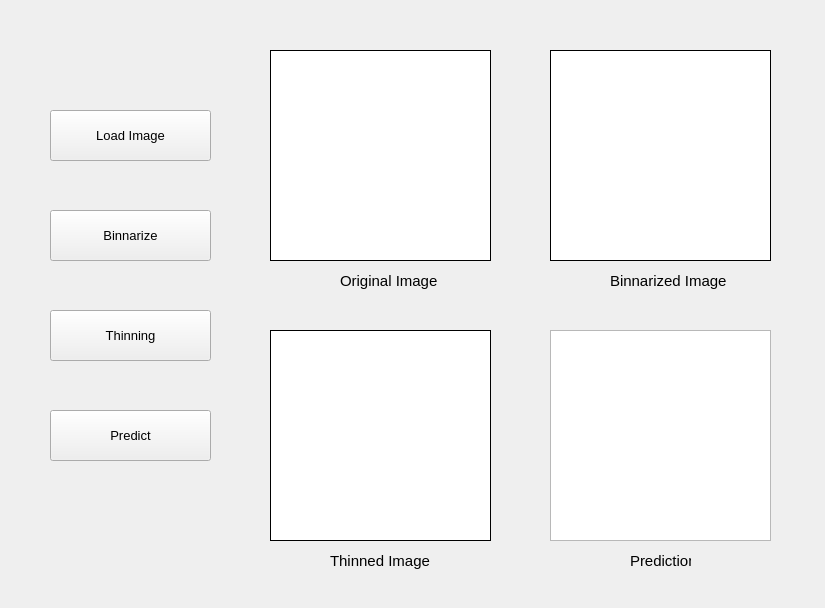
<?xml version="1.0" encoding="UTF-8"?>
<ui version="4.0">
 <author>Sanath Dinesh</author>
 <class>MainWindow</class>
 <widget class="QMainWindow" name="MainWindow">
  <property name="geometry">
   <rect>
    <x>0</x>
    <y>0</y>
    <width>825</width>
    <height>608</height>
   </rect>
  </property>
  <property name="font">
   <font>
    <weight>50</weight>
    <bold>false</bold>
   </font>
  </property>
  <property name="windowTitle">
   <string>IGHCR</string>
  </property>
  <property name="autoFillBackground">
   <bool>true</bool>
  </property>
  <widget class="QWidget" name="centralwidget">
   <widget class="QWidget" name="gridLayoutWidget">
    <property name="geometry">
     <rect>
      <x>270</x>
      <y>50</y>
      <width>221</width>
      <height>211</height>
     </rect>
    </property>
    <layout class="QGridLayout" name="gridLayout">
     <item row="0" column="0">
      <widget class="QLabel" name="lbl_originalImg">
       <property name="autoFillBackground">
        <bool>false</bool>
       </property>
       <property name="styleSheet">
        <string notr="true">background-color:rgb(255, 255, 255);
border: 0.5px solid black;</string>
       </property>
       <property name="text">
        <string/>
       </property>
       <property name="scaledContents">
        <bool>true</bool>
       </property>
       <property name="alignment">
        <set>Qt::AlignCenter</set>
       </property>
      </widget>
     </item>
    </layout>
   </widget>
   <widget class="QWidget" name="gridLayoutWidget_2">
    <property name="geometry">
     <rect>
      <x>550</x>
      <y>50</y>
      <width>221</width>
      <height>211</height>
     </rect>
    </property>
    <layout class="QGridLayout" name="gridLayout_2">
     <item row="0" column="0">
      <widget class="QLabel" name="lbl_binnarizeImg">
       <property name="styleSheet">
        <string notr="true">background-color:rgb(255, 255, 255);
border: 0.5px solid black;</string>
       </property>
       <property name="text">
        <string/>
       </property>
       <property name="scaledContents">
        <bool>true</bool>
       </property>
       <property name="alignment">
        <set>Qt::AlignCenter</set>
       </property>
      </widget>
     </item>
    </layout>
   </widget>
   <widget class="QWidget" name="gridLayoutWidget_4">
    <property name="geometry">
     <rect>
      <x>550</x>
      <y>330</y>
      <width>221</width>
      <height>211</height>
     </rect>
    </property>
    <layout class="QGridLayout" name="gridLayout_4">
     <item row="0" column="0">
      <widget class="QTextEdit" name="txt_predictedImg">
       <property name="sizePolicy">
        <sizepolicy hsizetype="Expanding" vsizetype="Minimum">
         <horstretch>0</horstretch>
         <verstretch>0</verstretch>
        </sizepolicy>
       </property>
       <property name="font">
        <font>
         <pointsize>112</pointsize>
        </font>
       </property>
       <property name="styleSheet">
        <string notr="true"/>
       </property>
       <property name="locale">
        <locale language="Gujarati" country="India"/>
       </property>
       <property name="inputMethodHints">
        <set>Qt::ImhNone</set>
       </property>
       <property name="readOnly">
        <bool>false</bool>
       </property>
       <property name="html">
        <string>&lt;!DOCTYPE HTML PUBLIC &quot;-//W3C//DTD HTML 4.0//EN&quot; &quot;http://www.w3.org/TR/REC-html40/strict.dtd&quot;&gt;
&lt;html&gt;&lt;head&gt;&lt;meta name=&quot;qrichtext&quot; content=&quot;1&quot; /&gt;&lt;style type=&quot;text/css&quot;&gt;
p, li { white-space: pre-wrap; }
&lt;/style&gt;&lt;/head&gt;&lt;body style=&quot; font-family:'MS Shell Dlg 2'; font-size:112pt; font-weight:400; font-style:normal;&quot;&gt;
&lt;p align=&quot;center&quot; style=&quot;-qt-paragraph-type:empty; margin-top:0px; margin-bottom:0px; margin-left:0px; margin-right:0px; -qt-block-indent:0; text-indent:0px; font-size:118pt;&quot;&gt;&lt;br /&gt;&lt;/p&gt;&lt;/body&gt;&lt;/html&gt;</string>
       </property>
      </widget>
     </item>
    </layout>
   </widget>
   <widget class="QLabel" name="label">
    <property name="geometry">
     <rect>
      <x>340</x>
      <y>270</y>
      <width>101</width>
      <height>21</height>
     </rect>
    </property>
    <property name="font">
     <font>
      <pointsize>11</pointsize>
     </font>
    </property>
    <property name="text">
     <string>Original Image</string>
    </property>
   </widget>
   <widget class="QLabel" name="label_2">
    <property name="geometry">
     <rect>
      <x>610</x>
      <y>270</y>
      <width>121</width>
      <height>21</height>
     </rect>
    </property>
    <property name="font">
     <font>
      <pointsize>11</pointsize>
     </font>
    </property>
    <property name="text">
     <string>Binnarized Image</string>
    </property>
   </widget>
   <widget class="QLabel" name="label_3">
    <property name="geometry">
     <rect>
      <x>330</x>
      <y>550</y>
      <width>101</width>
      <height>21</height>
     </rect>
    </property>
    <property name="font">
     <font>
      <pointsize>11</pointsize>
     </font>
    </property>
    <property name="text">
     <string>Thinned Image</string>
    </property>
   </widget>
   <widget class="QLabel" name="label_4">
    <property name="geometry">
     <rect>
      <x>630</x>
      <y>550</y>
      <width>61</width>
      <height>21</height>
     </rect>
    </property>
    <property name="font">
     <font>
      <pointsize>11</pointsize>
     </font>
    </property>
    <property name="text">
     <string>Prediction</string>
    </property>
   </widget>
   <widget class="QPushButton" name="btn_loadImg">
    <property name="geometry">
     <rect>
      <x>50</x>
      <y>110</y>
      <width>161</width>
      <height>51</height>
     </rect>
    </property>
    <property name="font">
     <font>
      <pointsize>10</pointsize>
     </font>
    </property>
    <property name="cursor">
     <cursorShape>PointingHandCursor</cursorShape>
    </property>
    <property name="styleSheet">
     <string notr="true"/>
    </property>
    <property name="text">
     <string>Load Image</string>
    </property>
   </widget>
   <widget class="QPushButton" name="btn_binnarizeImg">
    <property name="geometry">
     <rect>
      <x>50</x>
      <y>210</y>
      <width>161</width>
      <height>51</height>
     </rect>
    </property>
    <property name="font">
     <font>
      <pointsize>10</pointsize>
     </font>
    </property>
    <property name="cursor">
     <cursorShape>PointingHandCursor</cursorShape>
    </property>
    <property name="text">
     <string>Binnarize</string>
    </property>
   </widget>
   <widget class="QPushButton" name="btn_thinningImg">
    <property name="geometry">
     <rect>
      <x>50</x>
      <y>310</y>
      <width>161</width>
      <height>51</height>
     </rect>
    </property>
    <property name="font">
     <font>
      <pointsize>10</pointsize>
     </font>
    </property>
    <property name="cursor">
     <cursorShape>PointingHandCursor</cursorShape>
    </property>
    <property name="text">
     <string>Thinning</string>
    </property>
   </widget>
   <widget class="QPushButton" name="btn_predictImg">
    <property name="geometry">
     <rect>
      <x>50</x>
      <y>410</y>
      <width>161</width>
      <height>51</height>
     </rect>
    </property>
    <property name="font">
     <font>
      <pointsize>10</pointsize>
     </font>
    </property>
    <property name="cursor">
     <cursorShape>PointingHandCursor</cursorShape>
    </property>
    <property name="text">
     <string>Predict</string>
    </property>
   </widget>
   <widget class="QWidget" name="gridLayoutWidget_5">
    <property name="geometry">
     <rect>
      <x>270</x>
      <y>330</y>
      <width>221</width>
      <height>211</height>
     </rect>
    </property>
    <layout class="QGridLayout" name="gridLayout_5">
     <item row="0" column="0">
      <widget class="QLabel" name="lbl_thinnedImg">
       <property name="styleSheet">
        <string notr="true">background-color:rgb(255, 255, 255);
border: 0.5px solid black;</string>
       </property>
       <property name="text">
        <string/>
       </property>
       <property name="scaledContents">
        <bool>true</bool>
       </property>
       <property name="alignment">
        <set>Qt::AlignCenter</set>
       </property>
      </widget>
     </item>
    </layout>
   </widget>
  </widget>
 </widget>
 <resources/>
 <connections/>
</ui>
